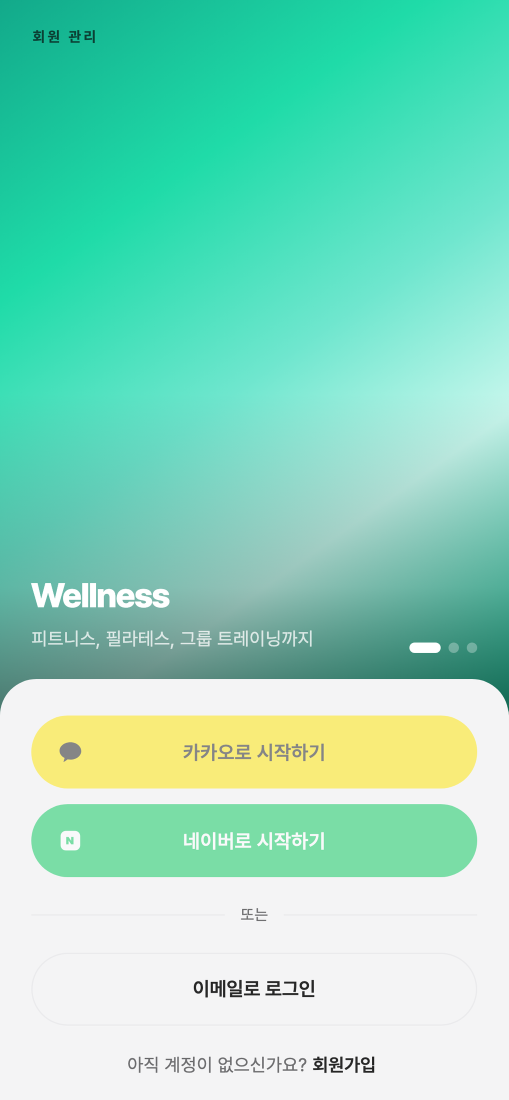
#> input picture assets/guide/01-login.png, 1017 x 2200 px (shown at 1/2 size)
$ python -i build_guide_v3.py   (imports and definitions only)
#> lines starting #> are read from the running program, lines starting #| are printed output that depends on the picture
#> further down, picture is the input picture: PIL image 1017x2200 RGB; mean R, G, B 140.2, 219.7, 193
"""가이드 이미지 빌드 v3 (2026-09-17) — 세 가이드(강사/관리자/회원) 공용.

원칙: 쓸데없는 여백 없음. 모든 이미지는 캡처 후
  1) 다이얼로그는 바깥 barrier 를 잘라내고(trim)
  2) 비율 크롭(crop)을 적용한 뒤
  3) 가장자리의 단색 배경을 자동으로 걷어낸다(autotrim, pad 로 숨 쉴 여백만 남김)

실행:
  python3 build_guide_v3.py <coach_shots...> --member <member_shots> --out ~/Code/ssentif-redesign/assets/guide
  캡처 폴더는 여러 개를 줄 수 있고 앞의 폴더가 우선한다.
"""

import argparse
import sys
from pathlib import Path

from PIL import Image, ImageDraw, ImageFont

MAX_W = 1600
MAX_H = 2200

ap = argparse.ArgumentParser()
# [6 lines not run here, left out]
# [1 line that did not run here, left out]


# [15 lines left out: functions find, flatten_on_white, not called in this run]


def _close(a, b, tol):
    return sum(abs(x - y) for x, y in zip(a, b)) <= tol


# [47 lines left out: functions _bounds, trim_barrier, not called in this run]


def whiten_barrier(im, tol=40):
    """barrier 를 잘라낸 뒤 카드 둘레에 남는 어두운 링을 흰색으로 메운다 —
    가장자리에서 이어진 barrier 색만 flood fill 하므로 카드 안쪽은 건드리지 않는다."""
#> called with tol = 40
    rgb = im.convert("RGB")
    w, h = rgb.size
#> w = 1017; h = 2200
    bg = rgb.getpixel((0, 0))
#> bg = (18, 169, 138)
    if sum(bg) > 700:  # 이미 밝은 배경
        return rgb
    seeds = [(x, y) for x in range(0, w, 8) for y in (0, h - 1)] + \
            [(x, y) for y in range(0, h, 8) for x in (0, w - 1)]
    for sx, sy in seeds:
        if _close(rgb.getpixel((sx, sy)), bg, tol):
            ImageDraw.floodfill(rgb, (sx, sy), (255, 255, 255), thresh=tol)
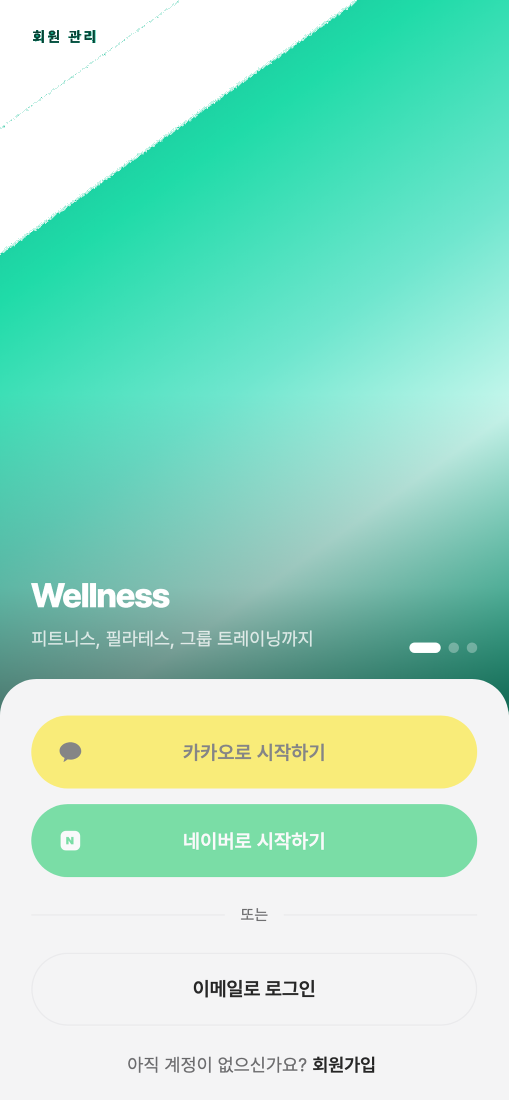
#> rgb: PIL image 1017x2200 RGB (shown at 1/2 size); mean R, G, B 158.7, 224.4, 201.1
    return rgb


# [84 lines left out: functions trim_sheet, autotrim, fix_share_button, build, not called in this run]


# 다이얼로그 캡처는 barrier 를 잘라낸 뒤 카드 그림자 여백까지 걷어낸다(pad 로 숨만).
D = {"trim": True, "pad": 10}
# 폰 전체 화면 — 좌우는 화면 그대로, 아래 빈 영역만 걷어낸다.
P = {"sides": "b"}

GUIDE = [
    ("login_portrait_social_light", "01-login.png", {"auto": False}),
    ("guide_signup", "02-signup.png", P),
    ("workspace_create_portrait", "03-workspace-create.png", {"crop": (0.0, 0.2, 1.0, 0.85), "pad": 24}),
    ("guide_modes_nav", "04-modes.png", {"auto": False}),
    ("guide_settings", "05-profile.png", P),
    ("guide_account_settings", "06-account.png", {"sides": "b", "pad": 36}),
    ("guide_chat", "07-chat.png", P),
    ("member_notices_screen", "08-notice.png", {"pad": 16}),
    ("guide_admin_memo_tablet", "09-memo.png", {}),
    ("coach_home_screen_light", "10-home.png", {}),
    ("guide_member_add", "11-member-add.png", D),
    ("guide_member_link_phone", "12-member-link.png", {"trim": True, "pad": 10}),
    ("guide_member_delete", "13-member-delete.png", D),
    ("guide_member_actions", "34-member-manage.png", D),
    ("grx_01_coach_editor", "35-rx-editor.png", P),
    ("grx_03_coach_comparison", "36-rx-compare.png", P),
    ("guide_products", "14-products.png", {"pad": 16}),
    ("guide_membership_issue", "15-membership-issue.png", D),
    ("membership_tab_light", "16-membership-tab.png", {"pad": 16}),
    ("guide_receipt_light", "17-membership-edit.png", {"crop": (772/2360, 40/1640, 1588/2360, 1600/1640), "post": whiten_barrier, "pad": 10}),
    ("schedule_create_dialog_light", "18-schedule-create.png", D),
    ("schedule_date_selection_repeat_light", "19-schedule-repeat.png", D),
    ("session_detail_dialog_light", "20-attendance.png", D),
    ("guide_exercise_library", "21-exercise-library.png", {"pad": 16}),
    ("custom_exercise_video_field_light", "22-custom-exercise.png", D),
    ("guide_class_log", "23-class-log.png", {"pad": 16}),
    ("previous_records_dialog_light", "24-previous-records.png", D),
    ("member_activity_feedback_tablet_light", "25-member-verify.png", D),
    ("guide_activity_daily", "26-activity-tab.png", {"pad": 16}),
    ("guide_activity_grid", "27-activity-grid.png", {"pad": 16}),
    ("session_tab_donut_light", "28-session-analysis.png", D),
    ("session_journal_cards_light", "29-session-journal.png", {**P, "pad": 12}),
    ("body_composition_charts_light", "30-body-composition.png", D),
    ("consultation_entry_mode_light", "31-consultation-entry.png", D),
    ("consultation_goals_light", "32-consultation-report.png", {"pad": 12}),
    ("member_pause_dialog_light", "33-member-pause.png", D),
]

ADMIN = [
    ("guide_admin_todo", "admin/todo.png", {"pad": 6}),
    ("guide_admin_alerts", "admin/alerts.png", {"pad": 6}),
    ("guide_admin_revenue", "admin/revenue.png", {"pad": 6}),
    ("guide_admin_members", "admin/all-members.png", {"pad": 16}),
    ("guide_deleted_members", "admin/deleted-members.png", {"sides": "b", "pad": 24}),
    ("guide_admin_products", "admin/products.png", {"pad": 16}),
    ("guide_admin_staff", "admin/staff.png", {"pad": 16}),
    ("guide_admin_staff_detail", "admin/staff-detail.png", {"pad": 16}),
    ("guide_admin_payroll", "admin/payroll.png", {"pad": 16}),
    ("guide_admin_payslip", "admin/payslip.png", {"pad": 16}),
    ("guide_admin_schedule_scope", "admin/schedule-scope.png", {"pad": 16}),
    ("guide_admin_center_hours", "admin/center-hours.png", {"pad": 16}),
    ("guide_admin_ai_agent", "admin/ai-agent.png", {"pad": 16}),
    ("signup_landscape", "admin/signup.png", {}),
    ("workspace_create_landscape", "admin/workspace-create.png", {"crop": (0.175, 0.195, 0.825, 0.87), "auto": False}),
    ("guide_admin_modes_tablet", "admin/modes.png", {}),
    ("guide_admin_settings_tablet", "admin/profile.png", {"pad": 16}),
    ("guide_admin_account_settings_tablet", "admin/account-settings.png", {"sides": "b", "pad": 36}),
    ("guide_admin_chat_tablet", "admin/chat.png", {"crop": (0.0, 0.0, 1.0, 0.62), "auto": False}),
    ("guide_admin_memo_tablet", "admin/memo.png", {}),
    ("member_notices_screen", "admin/notice.png", {"pad": 16}),
]

MEMBER = [
    ("signup_light", "member/01-signup.png", P),
    ("my_link_code_light", "member/02-connect.png", {**P, "pad": 24}),
    ("guide_member_home", "member/03-home.png", {"auto": False}),
    ("schedule_tab_linked_light", "member/04-schedule.png", P),
    ("guide_member_log", "member/05-log.png", {**P, "pad": 16}),
    ("exercise_recording_overview", "member/06-activity.png", P),
    ("guide_member_diet", "member/07-diet.png", P),
    ("guide_member_body_composition", "member/08-body-composition.png", P),
    ("guide_member_body_photo", "member/09-body-photo.png", P),
    ("stats_body_composition_light", "member/10-stats.png", P),
    ("chat_empty_light", "member/11-chat.png", P),
    ("guide_member_notice", "member/12-notice.png", {**P, "pad": 24}),
    ("guide_member_products", "member/13-products.png", {**P, "pad": 24}),
    ("guide_member_settings", "member/14-profile.png", P),
    ("guide_member_withdrawal", "member/15-withdrawal.png", P),
    ("guide_member_reserve", "member/16-reserve.png", P),
    ("guide_member_change", "member/17-change.png", D),
    ("guide_checkin_qr_light", "member/18-checkin.png", {"sheet": True}),
    ("guide_member_share", "member/19-share.png", D),
    ("grx_02_member_detail_pending", "member/20-rx-detail.png", P),
    ("grx_03b_member_detail_completed", "member/21-rx-done.png", P),
]

missing = []
# [11 lines not run here, left out]

>>> from PIL import Image
>>> picture = Image.open('../../../assets/guide/01-login.png')
>>> result = whiten_barrier(picture)
